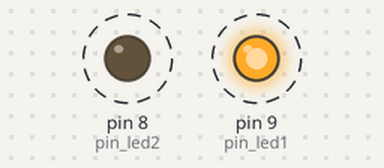
Recording of a sketch running on a simulated Arduino Uno, built with avr-gcc and run on an emulated ATmega328P. Parts: output pins drawn as LEDs (lit = HIGH). Dashed ring = blinking.

Above: at 0.2 s.
Timing chart, 0 to 3.0 s (numbered marks = the images above):
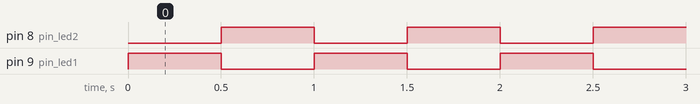

The sketch:

Ardunopiscapisca.ino
```cpp
#define pin_led1 9
#define pin_led2 8

void setup() {
  pinMode (pin_led1, OUTPUT);
  pinMode (pin_led2, OUTPUT);
}

void loop() {
  digitalWrite(pin_led1, HIGH);
   digitalWrite(pin_led2, LOW);
  delay(500);
  digitalWrite(pin_led1, LOW);
  digitalWrite(pin_led2, HIGH);
  delay(500);
}
```

Measured:
- by itself, pin 8 (pin_led2), pin 9 (pin_led1): alternates HIGH for 0.50 s and LOW for 0.50 s
